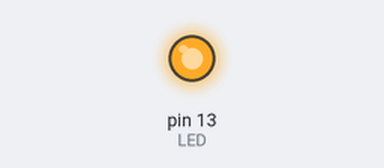
Recording of a sketch running on a simulated Arduino Uno, built with avr-gcc and run on an emulated ATmega328P. On the bench: output pins drawn as LEDs (lit = HIGH).

Above: at 0.1 s.
At 1.1 s:
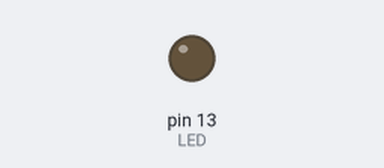
Timing chart, 0 to 2.6 s (numbered marks = the images above):
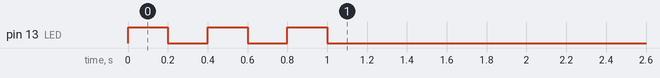

The sketch:

ArduinoPythonBlink.ino
```cpp
#define LED 13

// Using http://slides.justen.eng.br/python-e-arduino as refference

void setup() {
    pinMode(LED, OUTPUT);
    Serial.begin(9600);
    digitalWrite(LED, HIGH);
    delay(200);
    digitalWrite(LED, LOW);
    delay(200);
    digitalWrite(LED, HIGH);
    delay(200);
    digitalWrite(LED, LOW);
    delay(200);
    digitalWrite(LED, HIGH);
    delay(200);
    digitalWrite(LED, LOW);

}

void loop() {
    if (Serial.available()) {
        char serialListener = Serial.read();
        if (serialListener == 'H') {
            digitalWrite(LED, HIGH);
        }
        else if (serialListener == 'L') {
            digitalWrite(LED, LOW);
        }
    }
}
```
